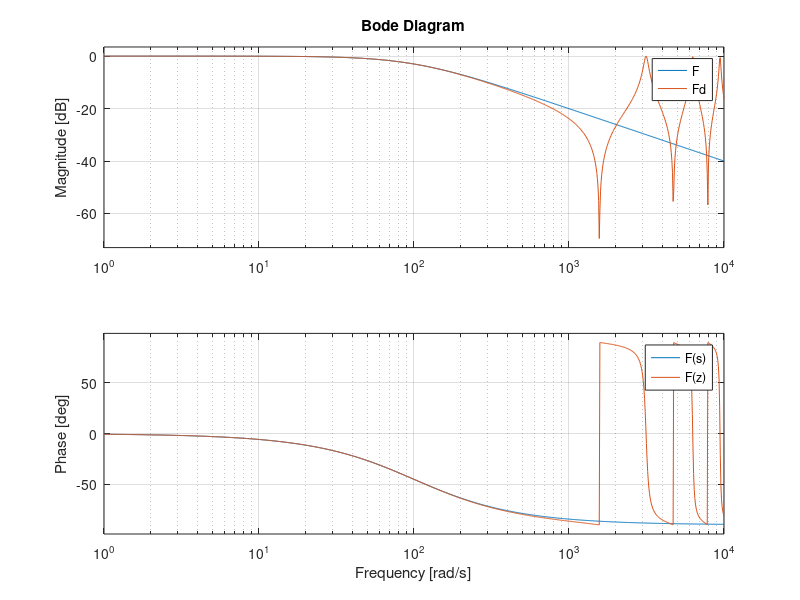

Write MATLAB code to recreate this figure.
Ts   = 0.002;
tauf = 0.01;

s = tf('s');
F   = 1 / (1 + tauf*s);      % continuous-time filter
Fd  = c2d(F, Ts, 'tustin');  % discrete-time version

% Bode and step responses to check magnitude and phase effects
figure;
bode(F, Fd);
legend('F(s)', 'F(z)');

% In Simulink:
% - Insert a "Transfer Fcn" block with numerator [1], denominator [tauf 1]
%   in the measurement path for continuous simulation.
% - For code generation and hardware deployment, use "Discrete Transfer Fcn"
%   and set its numerator and denominator to the coefficients of Fd.
